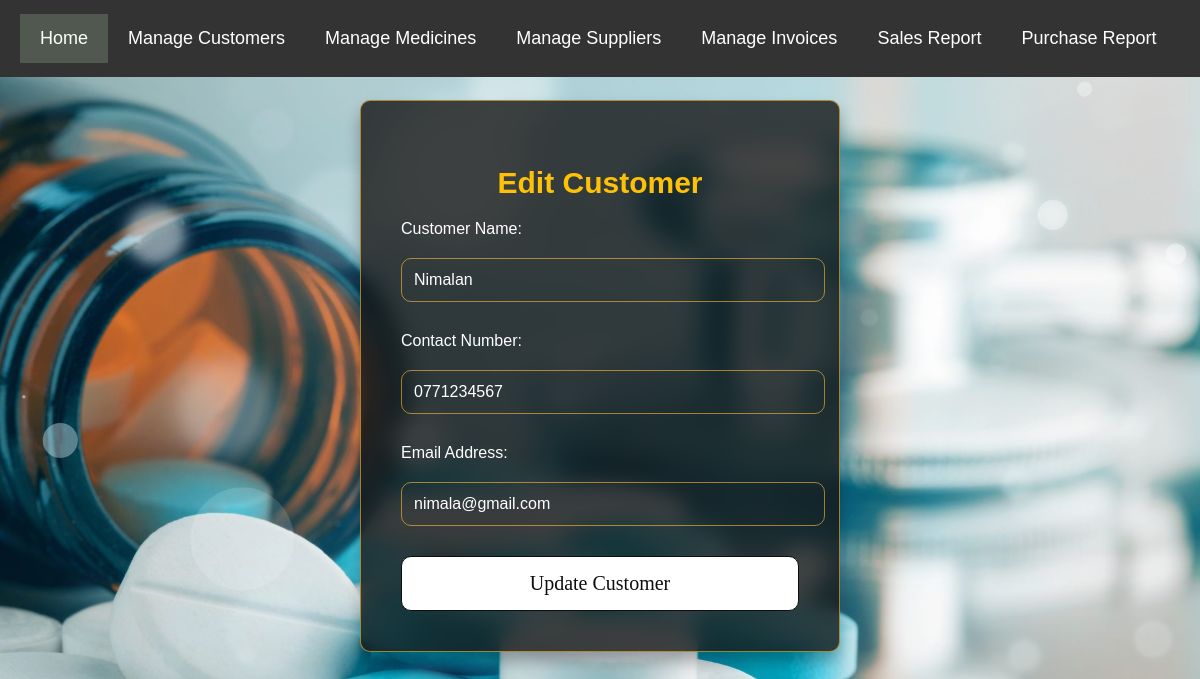
/edit_customer.php?customer_id=2 (signed in), run on the app's committed database.
### tables this page shows
CREATE TABLE `customers` (
  `customer_id` int(11) NOT NULL,
  `name` varchar(100) DEFAULT NULL,
  `contact` varchar(20) DEFAULT NULL,
  `email` varchar(50) DEFAULT NULL
);

### public/edit_customer.php (the view, shortened to what this page needs)
<?php
include('../includes/db.php');
if (isset($_GET['customer_id'])) {
    $customer_id = $_GET['customer_id'];
    $sql = "SELECT * FROM customers WHERE customer_id = $customer_id";
    $result = $conn->query($sql);
    if ($result->num_rows > 0) {
        $customer = $result->fetch_assoc();
    } else {
        echo "<script>alert('Customer not found!'); window.location='manage_customer.php';</script>";
        exit();
    }
} else {
    echo "<script>alert('Customer ID is missing!'); window.location='manage_customer.php';</script>";
    exit();
}
?>
<!DOCTYPE html>
<html lang="en">
<head>
</head>
<body>
<div class="navbar">
    <a href="dashboard.php" class="active">Home</a>
    <a href="manage_customer.php">Manage Customers</a>
    <a href="manage_medicine.php">Manage Medicines</a>
    <a href="manage_supplier.php">Manage Suppliers</a>
    <a href="manage_invoice.php">Manage Invoices</a>
    <a href="sales_report.php">Sales Report</a>
    <a href="purchase_report.php">Purchase Report</a>
</div>
    <div class="container">
        <h2>Edit Customer</h2>
        <form method="POST" action="">
            <div class="form-group">
                <label for="name">Customer Name:</label>
                <input type="text" name="name" id="name" required placeholder="Enter customer name" value="<?php echo $customer['name']; ?>">
            </div>
            <div class="form-group">
                <label for="contact">Contact Number:</label>
                <input type="text" name="contact" id="contact" required placeholder="Enter contact number" value="<?php echo $customer['contact']; ?>">
            </div>
            <div class="form-group">
                <label for="email">Email Address:</label>
                <input type="email" name="email" id="email" required placeholder="Enter email address" value="<?php echo $customer['email']; ?>">
            </div>
            <button type="submit">Update Customer</button>
        </form>
    </div>
</body>
</html>

### public/edit_customer.php (style rules this page uses)
body { background-image: url('../images/3.jfif'); background-repeat: no-repeat; background-attachment: fixed; background-size: cover; background-position: center; font-family: Verdana, sans-serif; color: #fff; margin: 0; padding: 0; }
.container { width: 40%; background-color: rgba(22, 22, 22, 0.8); border-radius: 10px; padding: 40px; margin: 100px auto; box-sizing: border-box; border: 1px solid rgba(255, 189, 47, 0.6); backdrop-filter: blur(10px); -webkit-backdrop-filter: blur(10px); box-shadow: 0 10px 15px rgba(0, 0, 0, 0.3); }
h2 { text-align: center; color: #ffc107; font-size: 30px; font-weight: bold; margin-bottom: 20px; }
.form-group { margin-bottom: 20px; }
label { color: #fff; font-size: 16px; font-family: Verdana, sans-serif; margin-bottom: 10px; display: block; }
input[type="text"], input[type="email"] { width: 100%; padding: 12px; margin: 10px 0; background: transparent; color: #fff; border: 1px solid rgba(255, 189, 47, 0.6); border-radius: 10px; font-size: 16px; font-family: Verdana, sans-serif; }
button[type="submit"] { background-color: rgb(255, 255, 255); color: rgb(14, 14, 14); padding: 15px 50px; border: 1px solid; border-radius: 10px; cursor: pointer; font-family: Verdana; font-size: 20px; margin-top: 20px; display: block; width: 100%; text-align: center; transition: 0.3s ease; }
.navbar { background-color: #333; overflow: hidden; padding: 14px 20px; position: fixed; width: 100%; top: 0; left: 0; z-index: 9999; }
.navbar a { float: left; display: block; color: #fff; text-align: center; padding: 14px 20px; text-decoration: none; font-size: 18px; font-family: Verdana, sans-serif; }
.navbar a.active { background-color: #505850; color: white; }

### data on the page
customers: name "Nimalan", contact "0771234567", email "nimala@gmail.com"
